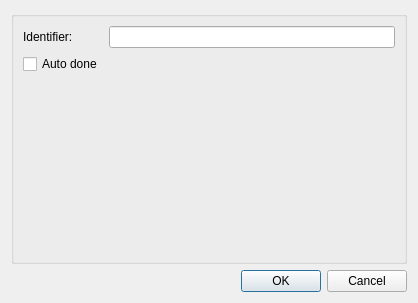
<?xml version="1.0" encoding="UTF-8"?>
<ui version="4.0">
 <class>ConfigureDialog</class>
 <widget class="QDialog" name="ConfigureDialog">
  <property name="geometry">
   <rect>
    <x>0</x>
    <y>0</y>
    <width>418</width>
    <height>303</height>
   </rect>
  </property>
  <property name="windowTitle">
   <string>Configure Scaffold Creator</string>
  </property>
  <layout class="QGridLayout" name="gridLayout">
   <item row="0" column="0">
    <widget class="QGroupBox" name="configGroupBox">
     <property name="title">
      <string/>
     </property>
     <layout class="QFormLayout" name="formLayout">
      <property name="fieldGrowthPolicy">
       <enum>QFormLayout::AllNonFixedFieldsGrow</enum>
      </property>
      <item row="0" column="0">
       <widget class="QLabel" name="label0">
        <property name="text">
         <string>Identifier:  </string>
        </property>
       </widget>
      </item>
      <item row="0" column="1">
       <widget class="QLineEdit" name="lineEdit0"/>
      </item>
      <item row="1" column="0">
       <widget class="QCheckBox" name="autoDoneCheckBox">
        <property name="text">
         <string>Auto done</string>
        </property>
       </widget>
      </item>
     </layout>
    </widget>
   </item>
   <item row="1" column="0">
    <widget class="QDialogButtonBox" name="buttonBox">
     <property name="orientation">
      <enum>Qt::Horizontal</enum>
     </property>
     <property name="standardButtons">
      <set>QDialogButtonBox::Cancel|QDialogButtonBox::Ok</set>
     </property>
    </widget>
   </item>
  </layout>
 </widget>
 <resources/>
 <connections>
  <connection>
   <sender>buttonBox</sender>
   <signal>accepted()</signal>
   <receiver>ConfigureDialog</receiver>
   <slot>accept()</slot>
   <hints>
    <hint type="sourcelabel">
     <x>248</x>
     <y>254</y>
    </hint>
    <hint type="destinationlabel">
     <x>157</x>
     <y>274</y>
    </hint>
   </hints>
  </connection>
  <connection>
   <sender>buttonBox</sender>
   <signal>rejected()</signal>
   <receiver>ConfigureDialog</receiver>
   <slot>reject()</slot>
   <hints>
    <hint type="sourcelabel">
     <x>316</x>
     <y>260</y>
    </hint>
    <hint type="destinationlabel">
     <x>286</x>
     <y>274</y>
    </hint>
   </hints>
  </connection>
 </connections>
</ui>
